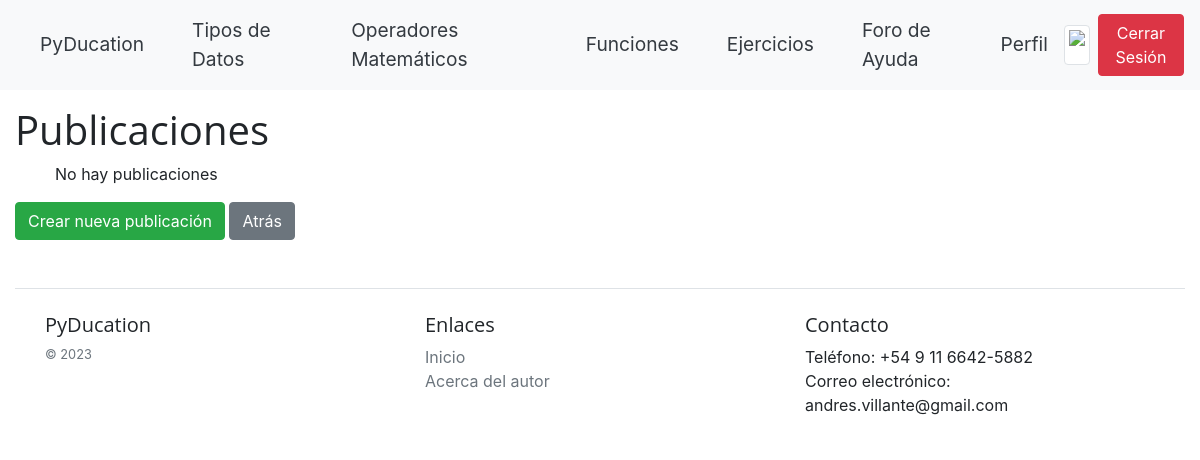
The app's page /post_list/ (signed in), older data.
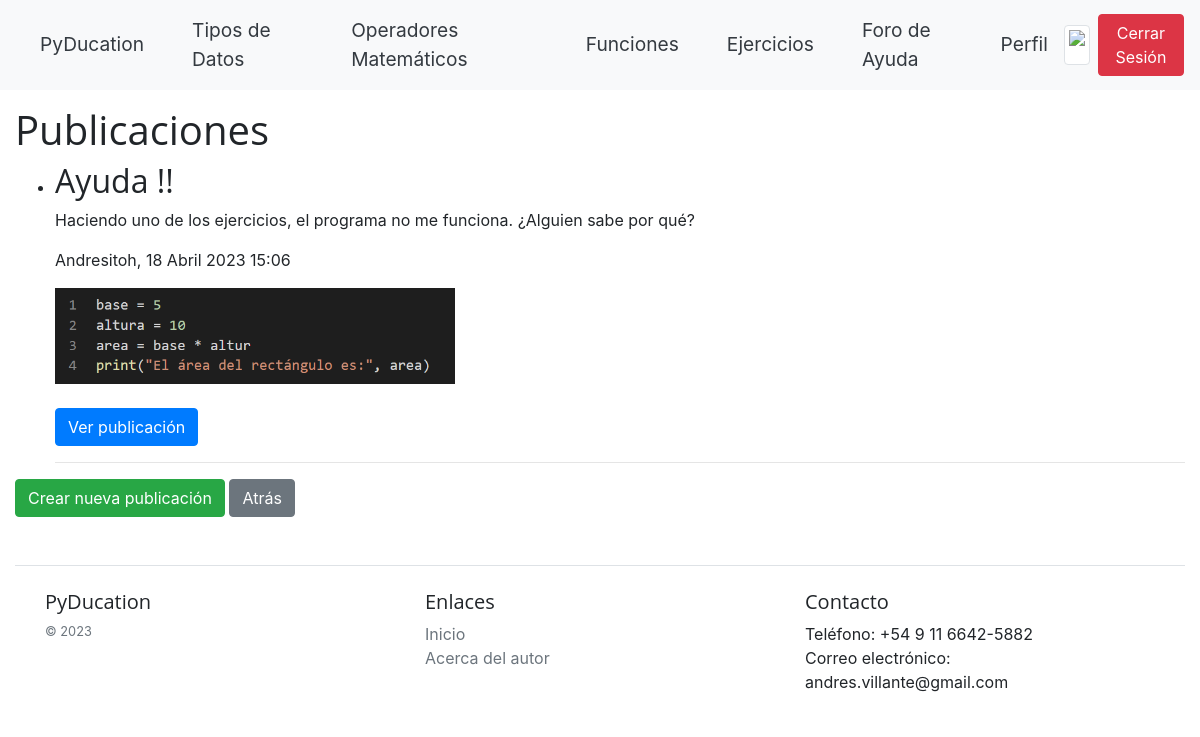
The same page, newer data.
### blog/models.py (models this page shows)
class Post(models.Model):
    author = models.ForeignKey(User, on_delete=models.CASCADE)
    title = models.CharField(max_length=200)
    content = models.TextField()
    image = models.ImageField(upload_to='post_images', blank=True, null=True)
    created_at = models.DateTimeField(auto_now_add=True)
    updated_at = models.DateTimeField(auto_now=True)

### blog/views.py (the view)
# urls.py: path('post_list/', PostListView.as_view(), name='post_list'),
class PostListView(View):
    def get(self, request):
        posts = Post.objects.all()
        context = {'posts': posts}
        return render(request, 'forum/post_list.html', context)

### PyDucation/templates/forum/post_list.html
{% extends 'PyDucation/base.html' %}
{% load static %}
{% block css %}
  <link rel="stylesheet" type="text/css" href="{% static 'css/post_list.css' %}">
{% endblock %}
{% block content %}
  <h1>Publicaciones</h1>
  <ul>
    {% for post in posts %}
      <li>
        <h2>{{ post.title }}</h2>
        <p>{{ post.content }}</p>
        <p>{{ post.author.username }}, {{ post.created_at }}</p>
        {% if post.image %}
          <div class="post-image">
            <img src="{{ post.image.url }}" alt="imagen de publicación">
          </div>
        {% endif %}
        <br>
        <a href="{% url 'post_detail' post.pk %}" class="btn btn-primary">Ver publicación</a>
        <hr>
      </li>
    {% empty %}
      <p>No hay publicaciones</p>
    {% endfor %}
  </ul>
  <a href="{% url 'post_create' %}" class="btn btn-success">Crear nueva publicación</a>
  <a href="{% url 'pyducation' %}" class="btn btn-secondary">Atrás</a>
{% endblock %}

Row changes from the older to the newer data that the page shows:
added Post: title "Ayuda !!", content "Haciendo uno de los ejercicios, el programa no me funciona. ¿Alguien sabe por qué?", author.username "Andresitoh", created_at "18 Abril 2023 15:06", image (picture)
Text that changed along with them:
text no longer shown: "No hay publicaciones"
